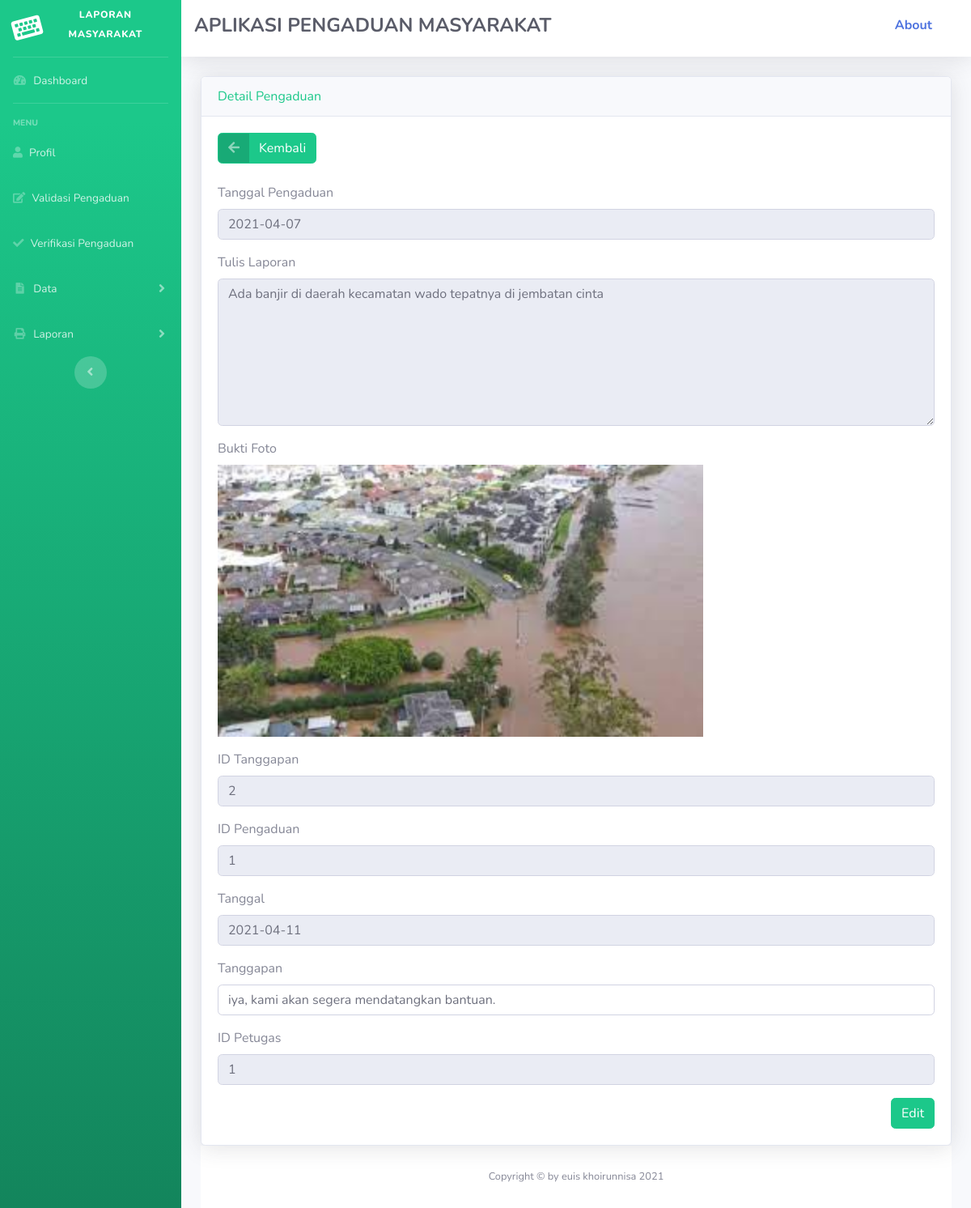
Screenshot of /admin/admin.php?url=detail_pengaduan2&id=1 (signed in) with the database file from the repository.
### tables this page shows
CREATE TABLE `pengaduan` (
  `id_pengaduan` int(11) NOT NULL,
  `tgl_pengaduan` date NOT NULL,
  `nik` varchar(16) NOT NULL,
  `isi_laporan` text NOT NULL,
  `foto` varchar(255) NOT NULL,
  `status` enum('tunggu','proses','selesai','') NOT NULL
);

CREATE TABLE `tanggapan` (
  `id_tanggapan` int(11) NOT NULL,
  `id_pengaduan` int(11) NOT NULL,
  `tgl_tanggapan` date NOT NULL,
  `tanggapan` text NOT NULL,
  `id_petugas` int(11) NOT NULL
);

### admin/detail_pengaduan2.php (the view)
<div class="card shadow">
    <div class="card-header text-success">
        Detail Pengaduan
    </div>
    <div class="card-body">
    <div class="form-group cols-sm-6">
    <a href="?url=daftar_pengaduan" class="btn btn-success btn-icon-split">
        <span class="icon text-white-50">
        <i class="fas fa-arrow-left"></i>
        </span>
        <span class="text">Kembali</span>
    </a>
        <?php
        require '../koneksi.php';
        $sqli=mysqli_query($konek, "select * from pengaduan where id_pengaduan='$_GET[id]'");
        $tanggapan=mysqli_query($konek, "select * from tanggapan where id_pengaduan='$_GET[id]' ");
        $data=mysqli_fetch_array($sqli);
        $tanggapan=mysqli_fetch_array($tanggapan);
        if ($sqli)
        {
        ?>
        <form action="update_tanggapan.php" method="post" class="form-horizontal mt-4" enctype="multipart/form-data">
            <div class="form-group cols-sm-6">
                <label>Tanggal Pengaduan</label>
                <input type="text" name="tgl_pengaduan" value="<?php echo $data['tgl_pengaduan']; ?>" class="form-control"
                readonly>
            </div>
             <div class="form-group cols-sm-6">
                <label>Tulis Laporan</label>
                <textarea class="form-control" rows="7" name="isi_laporan" readonly=""><?php echo $data['isi_laporan']; ?></textarea>
            </div>
             <div class="form-group cols-sm-6">
                <label>Bukti Foto</label>
                <div>
                <?php if ($data['foto'] != '') { ?>
                <img src="../foto/<?php echo $data['foto']; ?>" width=600>
                <?php } else { ?>
                    <p class="font-weight-bold">Tidak ada</p>
                <?php } ?>
                </div>
            </div>
            <form action="" method="post" class="form-horizontal" enctype="multipart/form-data">
            <div class="form-group cols-sm-6">
                <label>ID Tanggapan</label>
                <input type="text" name="id_tanggapan" value="<?php echo $tanggapan['id_tanggapan']; ?> " class="form-control" readonly>
            </div>
            <div class="form-group cols-sm-6">
                <label>ID Pengaduan</label>
                <input type="text" name="id_pengaduan" value="<?php echo $tanggapan['id_pengaduan']; ?>" class="form-control" readonly>
            </div>
            <div class="form-group cols-sm-6">
                <label>Tanggal</label>
                <input type="text" name="tgl_tanggapan" value="<?php echo date('Y-m-d'); ?>" class="form-control"
                readonly>
            </div>
            <div class="form-group cols-sm-6">
                <label>Tanggapan</label>
                <input type="text" name="tanggapan" value="<?php echo $tanggapan['tanggapan']; ?>" class="form-control" required>
            </div>
            <div class="form-group cols-sm-6">
                <label>ID Petugas</label>
                <input type="text" name="id_petugas" value="<?php echo $tanggapan['id_petugas']; ?>" class="form-control" readonly>
            </div>
            <input type="submit" class="btn btn-success float-right" value="Edit" >
        </form>
            <?php } ?>
        </form>
    </div>

### rows the page displays
pengaduan: tgl_pengaduan "2021-04-07", isi_laporan "Ada banjir di daerah kecamatan wado tepatnya di jembatan cinta", foto (picture)
tanggapan: id_tanggapan "2", id_pengaduan "1", tanggapan "iya, kami akan segera mendatangkan bantuan.", id_petugas "1"
